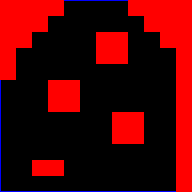

A 2D game scene composited from a Tiled map and its tileset images. What follows is a short description and the map's XML, with every tile layer's data as written:
An orthogonal 12x12 tile map with 16x16 px tiles, 3 tile layers (Camada de Tiles 1, Camada de Tiles 2, Camada de Tiles 3).

<map version="2017.05.16" orientation="orthogonal" renderorder="right-down" width="12" height="12" tilewidth="16" tileheight="16" nextobjectid="1">
 <tileset firstgid="1" source="../../../objects/hitbox.tsx" />
 <layer name="Camada de Tiles 1" width="12" height="12">
  <data encoding="csv">
2,2,2,2,1,1,1,1,2,2,2,2,
2,2,2,1,1,1,1,1,1,2,2,2,
2,2,1,1,1,1,2,2,1,1,2,2,
2,1,1,1,1,1,2,2,1,1,1,2,
2,1,1,1,1,1,1,1,1,1,1,2,
1,1,1,2,2,1,1,1,1,1,1,2,
1,1,1,2,2,1,1,1,1,1,1,2,
1,1,1,1,1,1,1,2,2,1,1,2,
1,1,1,1,1,1,1,2,2,1,1,2,
1,1,1,1,1,1,1,1,1,1,1,2,
1,1,2,2,1,1,1,1,1,1,1,2,
1,1,1,1,1,1,1,1,1,1,1,2
</data>
 </layer>
 <layer name="Camada de Tiles 2" width="12" height="12">
  <data encoding="csv">
0,0,0,0,10,10,10,10,0,0,0,0,
0,0,0,0,0,0,0,0,0,0,0,0,
0,0,0,0,0,0,0,0,0,0,0,0,
0,0,0,0,0,0,0,0,0,0,0,0,
0,0,0,0,0,0,0,0,0,0,0,0,
0,0,0,0,0,0,0,0,0,0,0,0,
0,0,0,0,0,0,0,0,0,0,0,0,
0,0,0,0,0,0,0,0,0,0,0,0,
0,0,0,0,0,0,0,0,0,0,0,0,
0,0,0,0,0,0,0,0,0,0,0,0,
0,0,0,0,0,0,0,0,0,0,0,0,
12,12,12,12,12,12,12,12,12,12,12,0
</data>
 </layer>
 <layer name="Camada de Tiles 3" width="12" height="12">
  <data encoding="csv">
0,0,0,0,0,0,0,0,0,0,0,0,
0,0,0,0,0,0,0,0,0,0,0,0,
0,0,0,0,0,0,0,0,0,0,0,0,
0,0,0,0,0,0,0,0,0,0,0,0,
0,0,0,0,0,0,0,0,0,0,0,0,
9,0,0,0,0,0,0,0,0,0,0,0,
9,0,0,0,0,0,0,0,0,0,0,0,
9,0,0,0,0,0,0,0,0,0,0,0,
9,0,0,0,0,0,0,0,0,0,0,0,
9,0,0,0,0,0,0,0,0,0,0,0,
9,0,0,0,0,0,0,0,0,0,0,0,
9,0,0,0,0,0,0,0,0,0,0,0
</data>
 </layer>
</map>
